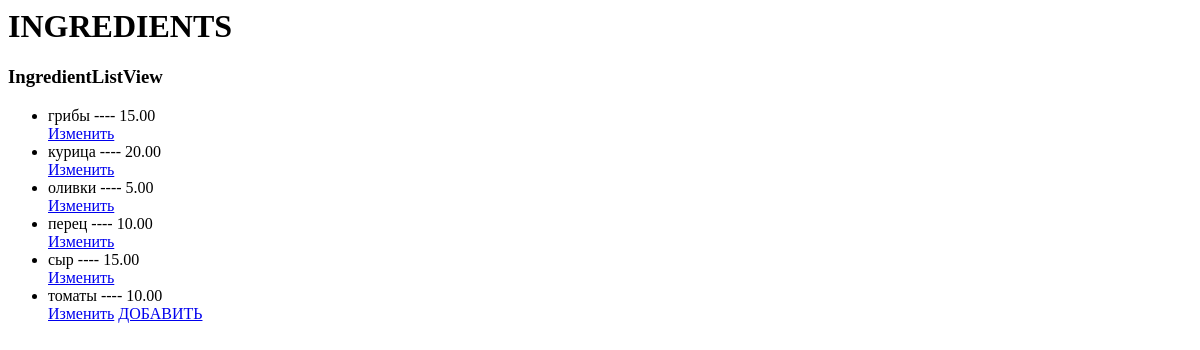
/ingredients/list, run on an earlier commit of the app's database.
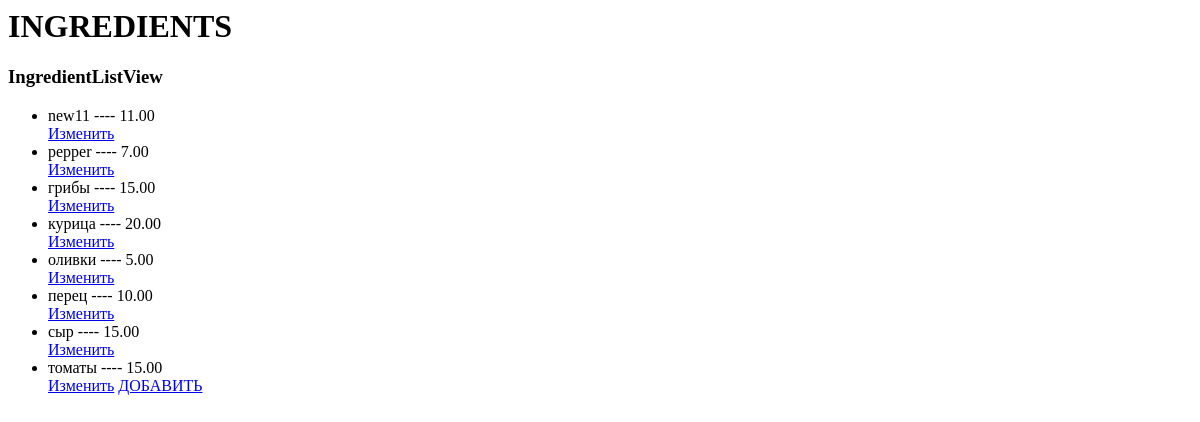
And on a later commit of the database.
### dishes/models.py (models this page shows, shortened)
class Ingredient(models.Model):
    name = models.CharField(max_length=255)
    is_vegan = models.BooleanField(default=False)
    is_meat = models.BooleanField(default=False)
    price = models.DecimalField(max_digits=9, decimal_places=2, default=0)
    class Meta:
        verbose_name = 'Ингредиент'
        verbose_name_plural = 'Ингредиенты'

### dishes/views.py (the view, shortened to what this page needs)
# urls.py: path('ingredients/list', IngredientViewList.as_view()),
class IngredientViewList(ListView):
    model = Ingredient
    template_name = 'dishes/ingredient_list.html'
    queryset = Ingredient.objects.order_by("name")
    context_object_name = 'ingredients'
    def get_context_data(self, **kwargs):
        context = super().get_context_data(**kwargs)
        context['my_var'] = 'IngredientListView'
        return context

### dishes/templates/dishes/ingredient_list.html
<h1>INGREDIENTS</h1>
<h3>{{ my_var }}</h3>
<ul>
{% for ingredient in object_list %}
    <li>{{ ingredient.name }} ---- {{ ingredient.price }}</li>
    <td><a href="{{ingredient.id}}/edit/">Изменить</a> </td>
{% empty %}
    <li>No drinks yet.</li>
{% endfor %}
    <a href  = "/ingredients/new"> ДОБАВИТЬ</a>
</ul>

What changed in the data, as far as the page shows it:
added Ingredient: name "new11", price "11.00"
added Ingredient: name "pepper", price "7.00"
changed Ingredient "томаты": price "10.00" → "15.00"
